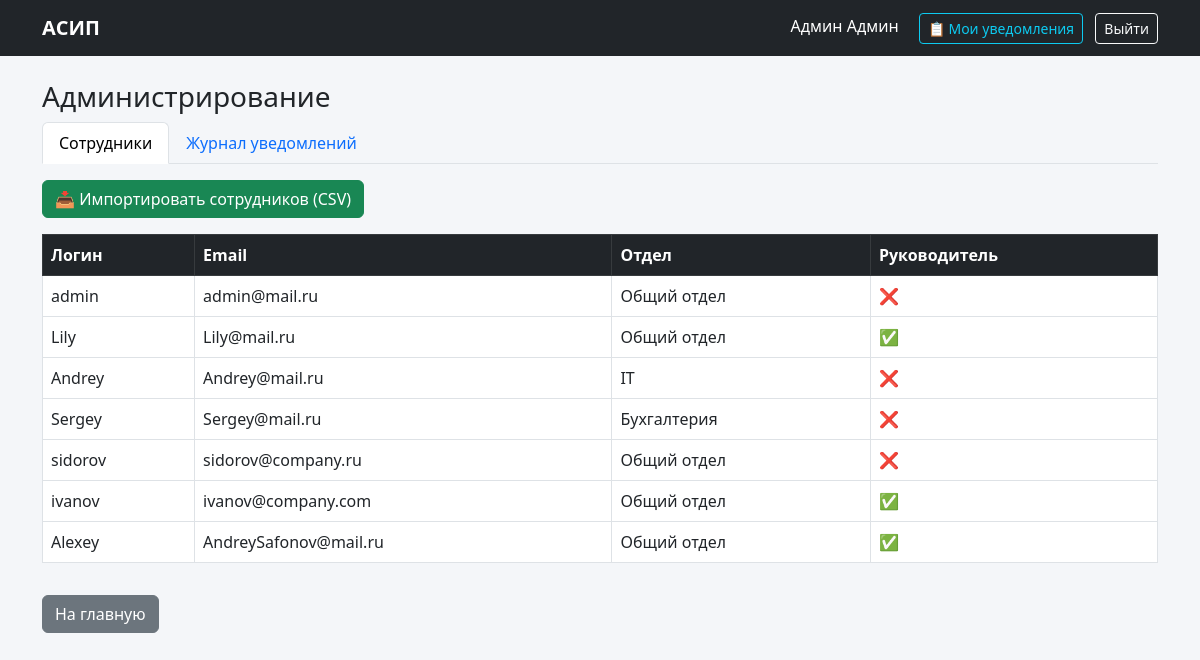
/admin-dashboard/ (signed in), run on the app's committed database.
### staff/models.py (models this page shows, shortened)
class Employee(models.Model):
    user = models.OneToOneField(User, on_delete=models.CASCADE, verbose_name='Пользователь')
    department = models.ForeignKey(Department, on_delete=models.SET_NULL, null=True, blank=True, verbose_name='Отдел')
    phone = models.CharField('Телефон', max_length=20, blank=True)
    email = models.EmailField('Рабочий email')
    is_manager = models.BooleanField('Руководитель', default=False)
    class Meta:
        verbose_name = 'Сотрудник'
        verbose_name_plural = 'Сотрудники'

class Department(models.Model):
    name = models.CharField('Название отдела', max_length=100, unique=True)
    class Meta:
        verbose_name = 'Отдел'
        verbose_name_plural = 'Отделы'

### staff/views.py (the view)
# urls.py: path('admin-dashboard/', views.admin_dashboard, name='admin_dashboard'),
@login_required
@user_passes_test(is_admin)
def admin_dashboard(request):
    employees = Employee.objects.select_related('department', 'user').all()
    departments = Department.objects.all()
    logs = NotificationLog.objects.select_related(
        'notification', 'employee'
    ).order_by('-sent_at')[:50]
    return render(request, 'staff/admin_dashboard.html', {
        'employees': employees,
        'departments': departments,
        'logs': logs
    })

### staff/views.py (called while the page is built)
def is_admin(user):
    return user.is_superuser

### staff/templates/staff/admin_dashboard.html (shortened to what this page needs)
{% extends 'staff/base.html' %}
{% block content %}
<h3>Администрирование</h3>
<ul class="nav nav-tabs mb-3">
    <li class="nav-item"><a class="nav-link active" data-bs-toggle="tab" href="#employees">Сотрудники</a></li>
    <li class="nav-item"><a class="nav-link" data-bs-toggle="tab" href="#logs">Журнал уведомлений</a></li>
</ul>
<div class="tab-content">
    <div class="tab-pane fade show active" id="employees">
        <a href="{% url 'staff:import_employees' %}" class="btn btn-success mb-3">📥 Импортировать сотрудников (CSV)</a>
        <table class="table table-bordered">
            <thead class="table-dark">
                <tr>
                    <th>Логин</th>
                    <th>Email</th>
                    <th>Отдел</th>
                    <th>Руководитель</th>
                </tr>
            </thead>
            <tbody>
                {% for emp in employees %}
                <tr>
                    <td>{{ emp.user.username }}</td>
                    <td>{{ emp.email }}</td>
                    <td>{{ emp.department.name|default:"-" }}</td>
                    <td>{% if emp.is_manager %}✅{% else %}❌{% endif %}</td>
                </tr>
                {% endfor %}
            </tbody>
        </table>
    </div>
</div>
<a href="{% url 'staff:dashboard' %}" class="btn btn-secondary mt-3">На главную</a>
{% endblock %}

### staff/templates/staff/base.html (shortened to what this page needs)
<!DOCTYPE html>
<html lang="ru">
<head>
    <link href="https://cdn.jsdelivr.net/npm/bootstrap@5.3.0/dist/css/bootstrap.min.css" rel="stylesheet">
</head>
<body>
    <nav class="navbar navbar-expand-lg navbar-dark bg-dark">
        <div class="container">
            <a class="navbar-brand" href="{% url 'staff:dashboard' %}">АСИП</a>
            <div class="ms-auto">
                {% if user.is_authenticated %}
                <span class="navbar-text text-white me-3">{{ user.get_full_name|default:user.username }}</span>
                <a href="{% url 'staff:my_notifications' %}" class="btn btn-outline-info btn-sm me-2">📋 Мои
                    уведомления</a>
                <a href="{% url 'staff:logout' %}" class="btn btn-outline-light btn-sm">Выйти</a>
                {% endif %}
            </div>
        </div>
    </nav>
    <div class="container mt-4">
        {% block content %}{% endblock %}
    </div>
</body>
</html>

### staff/templates/staff/base.html (style rules this page uses)
body { background-color: #f4f6f9; }
.navbar-brand { font-weight: bold; }

### data on the page
Employee: user.username "admin", email "admin@mail.ru", department.name "Общий отдел"
Employee: user.username "Lily", email "Lily@mail.ru", department.name "Общий отдел"
Employee: user.username "Andrey", email "Andrey@mail.ru", department.name "IT"
Employee: user.username "Sergey", email "Sergey@mail.ru", department.name "Бухгалтерия"
Employee: user.username "sidorov", email "sidorov@company.ru", department.name "Общий отдел"
Employee: user.username "ivanov", email "ivanov@company.com", department.name "Общий отдел"
Employee: user.username "Alexey", email "AndreySafonov@mail.ru", department.name "Общий отдел"

### other printed values
{{ user.get_full_name|default:user.username }} "Админ Админ"
